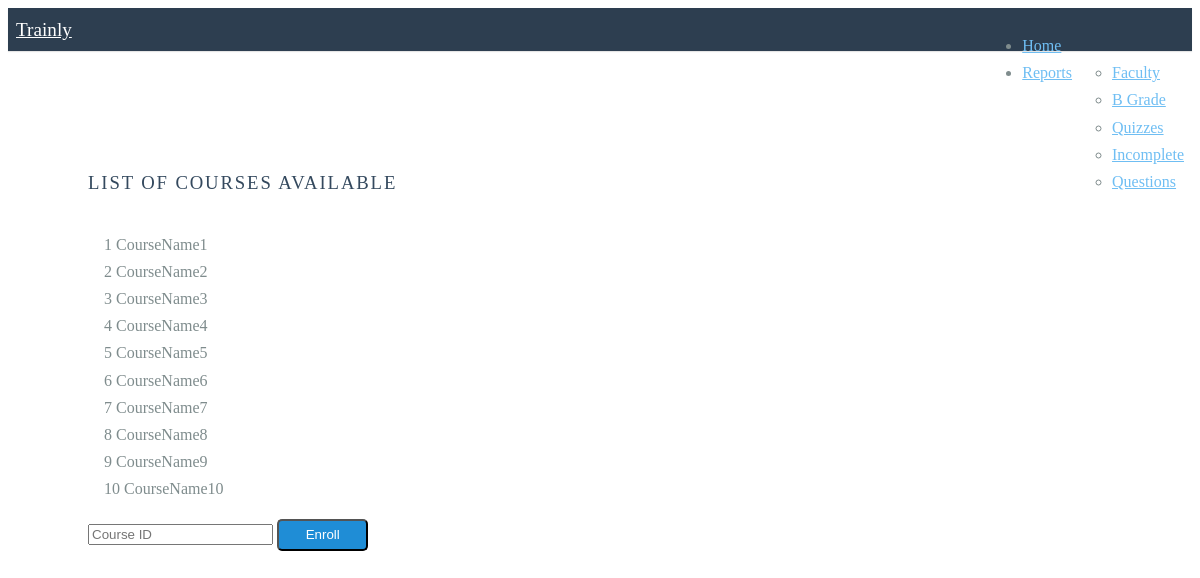
The page /enroll.php on the database its author committed.
### tables this page shows
CREATE TABLE `Course` 
(
	`CourseID`	INTEGER NOT NULL,
	`Name`	TEXT NOT NULL,
	`Description`	TEXT NOT NULL,
	`Icon`	BLOB NOT NULL,
	`Cost`	INTEGER NOT NULL,
	`Pri_topic`	TEXT NOT NULL,
	CONSTRAINT `PK_Course` PRIMARY KEY(`CourseID`)
);

### enroll.php (the view, shortened to what this page needs)
<?php
    $servername = "localhost";
    $username = "root";
    $password = "";
    $dbname = "Trainly";
    $conn = mysqli_connect($servername, $username, $password, $dbname);
?>
<html>
<head>
  <link rel="stylesheet" href="https://unpkg.com/purecss@1.0.0/build/pure-min.css">
  <link rel="stylesheet" href="https://unpkg.com/purecss@1.0.0/build/grids-responsive-min.css">
  <link rel="stylesheet" type="text/css" href="home.css">
</head>
    <body>
    <div class="header">
        <div class="home-menu pure-menu pure-menu-horizontal pure-menu-fixed">
            <a class="pure-menu-heading" href="index.php">Trainly</a>
            <ul class="pure-menu-list">
                <li class="pure-menu-item pure-menu"><a href="home.php" class="pure-menu-link">Home</a></li>
                <li class="pure-menu-item pure-menu-has-children pure-menu-allow-hover">
                <a href="#" id="menuLink1" class="pure-menu-link">Reports</a>
                <ul class="pure-menu-children">
                    <li class="pure-menu-item"><a href="ReportTask1.php" class="pure-menu-link">Faculty</a></li>
                    <li class="pure-menu-item"><a href="ReportTask2.php" class="pure-menu-link">B Grade</a></li>
                    <li class="pure-menu-item"><a href="ReportTask3.php" class="pure-menu-link">Quizzes</a></li>
                    <li class="pure-menu-item"><a href="ReportTask4.php" class="pure-menu-link">Incomplete</a></li>
                    <li class="pure-menu-item"><a href="ReportTask5.php" class="pure-menu-link">Questions</a></li>
                </ul>
                </li>
            </ul>
        </div>
    </div>
    <div class="container-padding">
        <h3 class="content-head">List of Courses Available</h4>
        <div class="content">
            <?php
            $listcoursesql = "SELECT CourseID, Name FROM Course";
            $listcourseresult = mysqli_query($conn, $listcoursesql);
            while ($courselistrow = mysqli_fetch_assoc($listcourseresult))
            {
                echo $courselistrow['CourseID'] . "  " . $courselistrow['Name']."<br>";
            }
            ?>
        </div>
            <form class="pure-form" method = POST action ="enroll.php">
                <input type="text" name ="course" placeholder= "Course ID">
                <input class="pure-button pure-button-primary" type="submit" name= "enroll_btn" value = "Enroll">
            </form>
    </div>
    </body>
</html>

### home.css (style rules this page uses)
* { -webkit-box-sizing: border-box; -moz-box-sizing: border-box; box-sizing: border-box; }
body { line-height: 1.7em; color: #7f8c8d; font-size: 12px; }
h1, h2, h3, h4, h5, h6, th { color: #34495e; }
.pure-button { background-color: #1f8dd6; color: white; padding: 0.5em 2em; border-radius: 5px; }
.container-padding { padding: 80px; }
.home-menu { padding: 0.5em; text-align: center; box-shadow: 0 1px 1px rgba(0,0,0, 0.10); }
.home-menu { background: #2d3e50; }
.pure-menu.pure-menu-fixed { border-bottom: none; z-index: 4; }
.home-menu .pure-menu-heading { color: white; font-weight: 400; font-size: 120%; }
.home-menu a { color: #6FBEF3; }
.content-head { font-weight: 400; text-transform: uppercase; letter-spacing: 0.1em; margin: 2em 0 1em; }
@media (min-width: 48em) { body { font-size: 16px; } }
@media (min-width: 48em) { .content { padding: 1em; } }
@media (min-width: 48em) { .home-menu { text-align: left; } }
@media (min-width: 48em) { .home-menu ul { float: right; } }

### rows shown on the page
course: CourseID "1", Name "CourseName1"
course: CourseID "2", Name "CourseName2"
course: CourseID "3", Name "CourseName3"
course: CourseID "4", Name "CourseName4"
course: CourseID "5", Name "CourseName5"
course: CourseID "6", Name "CourseName6"
course: CourseID "7", Name "CourseName7"
course: CourseID "8", Name "CourseName8"
course: CourseID "9", Name "CourseName9"
course: CourseID "10", Name "CourseName10"
